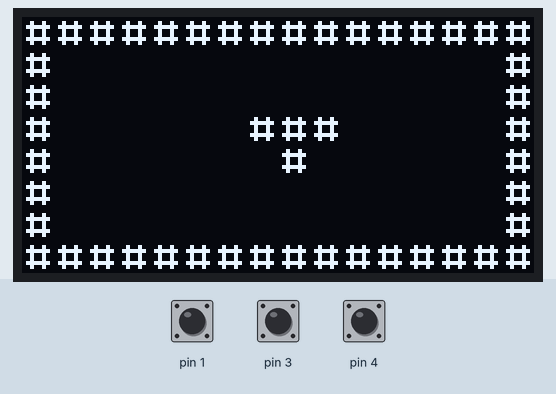
A sketch run on a simulated Arduino Uno, built with avr-gcc and run on an emulated ATmega328P. On the bench: 128×64 one-colour display. The test bench sets the inputs (shaded band); at power-on: pin 1 HIGH, pin 4 HIGH, pin 3 HIGH. Random numbers use the default seed unless the sketch sets one.

Above: at 2.2 s.
2.3 s: pin 1 pulled LOW for 0.85 s
At 4.3 s:
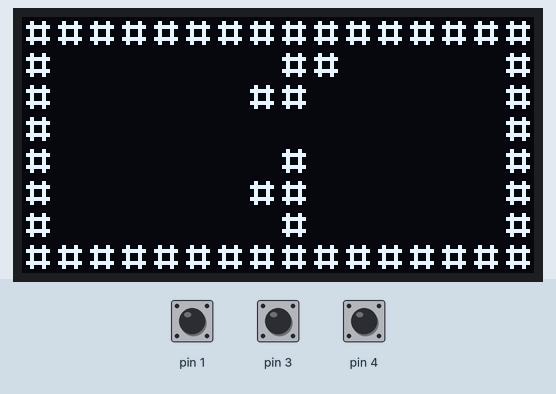
4.7 s: pin 4 pulled LOW for 0.85 s
At 6.5 s:
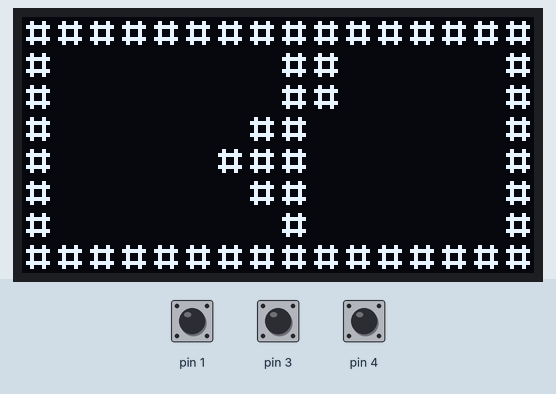
7.0 s: pin 3 pulled LOW for 0.85 s
At 7.9 s:
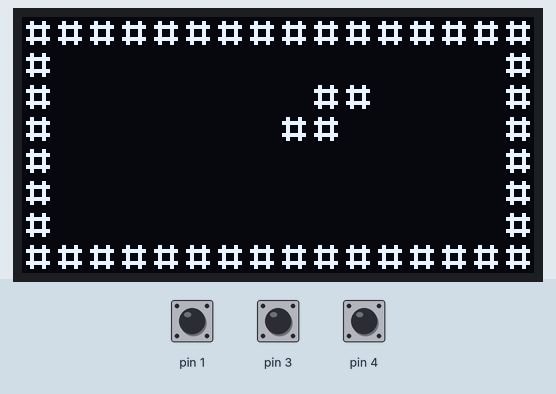
9.3 s: pin 1 pulled LOW for 0.85 s
At 10.7 s:
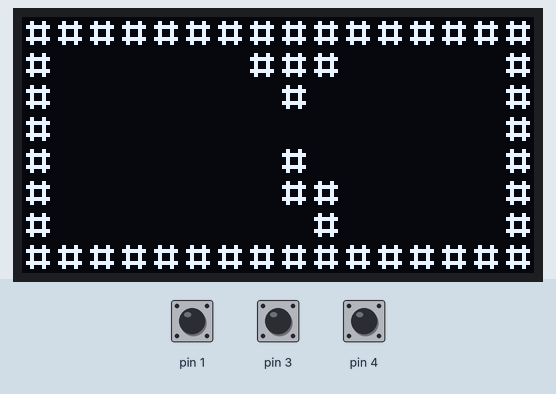
11.6 s: pin 3 pulled LOW for 0.85 s
At 12.8 s:
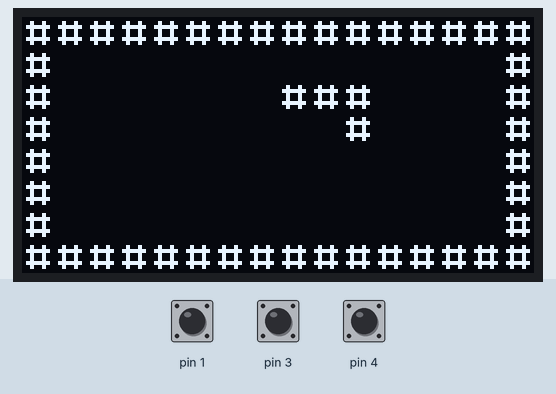
13.9 s: pin 4 pulled LOW for 0.85 s
At 15.7 s:
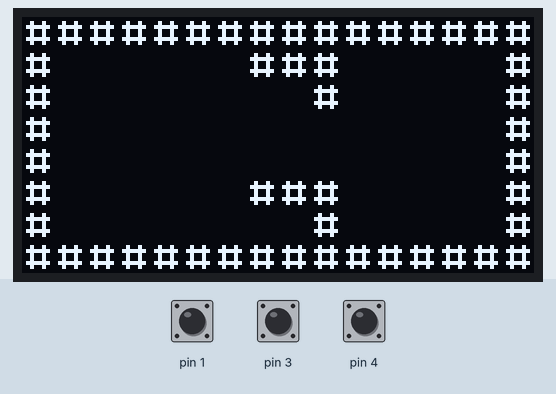

Measured:
- what the display in image 1 shows lasts 0.6 s, from 3.8 s to 4.4 s
- what the display in image 2 shows lasts 0.7 s, from 6.0 s to 6.7 s

The sketch:

TETRIS.ino
```cpp
#include <Arduino.h>
#include <U8x8lib.h>

#define F_CPU 8000000UL

// Button pins
#define BTN_LEFT PB4
#define BTN_RIGHT PB3
#define BTN_ROTATE PB1

// OLED pins
#define OLED_SCL PB2
#define OLED_SDA PB0

U8X8_SSD1306_128X64_NONAME_SW_I2C u8x8(OLED_SCL, OLED_SDA, U8X8_PIN_NONE);

const uint8_t WIDTH = 14;   // inside play area
const uint8_t HEIGHT = 6;   // inside play area


char board[HEIGHT][WIDTH]; // ' ' empty, '#' filled

// All 7 tetrominoes (T, O, I, S, Z, J, L)
const int8_t shapes[7][4][2] PROGMEM = {
  {{0,0},{1,0},{-1,0},{0,1}},    // T
  {{0,0},{1,0},{0,1},{1,1}},     // O
  {{0,0},{1,0},{2,0},{3,0}},     // I
  {{0,0},{1,0},{0,1},{-1,1}},    // S
  {{0,0},{-1,0},{0,1},{1,1}},    // Z
  {{0,0},{-1,0},{-1,1},{1,0}},   // J
  {{0,0},{1,0},{1,1},{-1,0}},    // L
};

struct Piece {
  int8_t x,y;
  uint8_t shape;
  uint8_t rotation;
};

Piece currentPiece;

uint32_t lastFall = 0;
uint16_t baseFallDelay = 700;
uint16_t fallDelay;

uint16_t score = 0;
uint8_t level = 1;
uint16_t linesCleared = 0;

void clearBoard() {
  for (uint8_t y=0;y<HEIGHT;y++)
    for (uint8_t x=0;x<WIDTH;x++)
      board[y][x] = ' ';
}

void rotateCoords(int8_t *x, int8_t *y, uint8_t r) {
  int8_t tx = *x, ty = *y;
  switch(r & 3) {
    case 0: break;
    case 1: *x = -ty; *y = tx; break;
    case 2: *x = -tx; *y = -ty; break;
    case 3: *x = ty; *y = -tx; break;
  }
}

void getBlockPos(Piece p, uint8_t i, int8_t *outX, int8_t *outY) {
  int8_t bx = pgm_read_byte(&(shapes[p.shape][i][0]));
  int8_t by = pgm_read_byte(&(shapes[p.shape][i][1]));
  rotateCoords(&bx, &by, p.rotation);
  *outX = p.x + bx;
  *outY = p.y + by;
}

bool checkCollision(Piece p) {
  for (uint8_t i=0; i<4; i++) {
    int8_t x, y;
    getBlockPos(p, i, &x, &y);
    if (x < 0 || x >= WIDTH || y < 0 || y >= HEIGHT) return true;
    if (board[y][x] != ' ') return true;
  }
  return false;
}

void placePiece(Piece p) {
  for (uint8_t i=0; i<4; i++) {
    int8_t x, y;
    getBlockPos(p, i, &x, &y);
    if (x >= 0 && x < WIDTH && y >= 0 && y < HEIGHT)
      board[y][x] = '#';
  }
}

uint8_t removeFullLines() {
  uint8_t lines = 0;
  for (int8_t y = HEIGHT - 1; y >= 0; y--) {
    bool full = true;
    for (uint8_t x = 0; x < WIDTH; x++) {
      if (board[y][x] == ' ') {
        full = false;
        break;
      }
    }
    if (full) {
      lines++;
      for (int8_t ty = y; ty > 0; ty--)
        memcpy(board[ty], board[ty - 1], WIDTH);
      memset(board[0], ' ', WIDTH);
      y++; // recheck this row
    }
  }
  return lines;
}

void newPiece() {
  currentPiece.x = WIDTH / 2;
  currentPiece.y = 0;
  currentPiece.shape = random(0, 7);
  currentPiece.rotation = 0;
  if (checkCollision(currentPiece)) {
    // Game Over
    score = 0;
    level = 1;
    linesCleared = 0;
    clearBoard();
  }
}

void updateFallDelay() {
  fallDelay = baseFallDelay > (level-1)*50 ? baseFallDelay - (level-1)*50 : 200;
}

void drawBoard() {
  // Top border
  u8x8.setCursor(0, 0);
  for (uint8_t x = 0; x < WIDTH+2; x++) u8x8.print('#');

  // Playfield with side walls
  for (uint8_t y = 0; y < HEIGHT; y++) {
    u8x8.setCursor(0, y+1);
    u8x8.print('#'); // left
    for (uint8_t x = 0; x < WIDTH; x++) {
      char c = board[y][x];
      // Overlay current falling piece
      for (uint8_t i = 0; i < 4; i++) {
        int8_t px, py;
        getBlockPos(currentPiece, i, &px, &py);
        if (px == x && py == y) {
          c = '#';
          break;
        }
      }
      u8x8.print(c);
    }
    u8x8.print('#'); // right
  }

  // Bottom border
  u8x8.setCursor(0, HEIGHT+1);
  for (uint8_t x = 0; x < WIDTH+2; x++) u8x8.print('#');

  // Score & level on last line
  char info[17];
  snprintf(info, sizeof(info), "S:%4d L:%2d", score, level);
  u8x8.setCursor(0, HEIGHT+2);
  u8x8.print(info);
}

void setup() {
  pinMode(BTN_LEFT, INPUT_PULLUP);
  pinMode(BTN_RIGHT, INPUT_PULLUP);
  pinMode(BTN_ROTATE, INPUT_PULLUP);

  randomSeed(analogRead(3));
  u8x8.begin();
  u8x8.setFont(u8x8_font_chroma48medium8_r);

  clearBoard();
  newPiece();
  updateFallDelay();
}

void loop() {
  bool left   = !digitalRead(BTN_LEFT);
  bool right  = !digitalRead(BTN_RIGHT);
  bool rotate = !digitalRead(BTN_ROTATE);

  static uint32_t lastInput = 0;
  static bool lastRotateState = false;
  uint32_t now = millis();

  // left/right share 150ms debounce
  if (now - lastInput > 150) {
    Piece moved = currentPiece;
    if (left) {
      moved.x--;
      if (!checkCollision(moved)) currentPiece = moved;
      lastInput = now;
    } else if (right) {
      moved.x++;
      if (!checkCollision(moved)) currentPiece = moved;
      lastInput = now;
    }
  }

  // rotation = trigger once per button press, no long delay
  if (rotate && !lastRotateState) {
    Piece moved = currentPiece;
    moved.rotation = (moved.rotation + 1) & 3;
    if (!checkCollision(moved)) currentPiece = moved;
  }
  lastRotateState = rotate;

  // falling logic (unchanged)
  if (now - lastFall > fallDelay) {
    Piece moved = currentPiece;
    moved.y++;
    if (checkCollision(moved)) {
      placePiece(currentPiece);
      uint8_t cleared = removeFullLines();
      if (cleared) {
        score += cleared * 100;
        linesCleared += cleared;
        uint8_t newLevel = 1 + linesCleared / 5;
        if (newLevel != level) {
          level = newLevel;
          updateFallDelay();
        }
      }
      newPiece();
    } else {
      currentPiece = moved;
    }
    lastFall = now;
  }

  drawBoard();
  delay(20);
}
```
